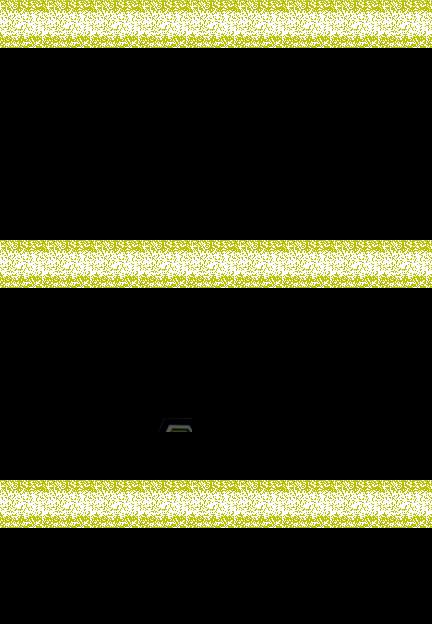

Tiled map render using the project's own tile images. Description and the map definition, with tile-layer contents summarised, below:
An orthogonal 9x13 tile map with 48x48 px tiles, 2 tile layers (background, sidewalk) and 2 objects.

<map version="1.0" tiledversion="1.0.3" orientation="orthogonal" renderorder="right-down" width="9" height="13" tilewidth="48" tileheight="48" nextobjectid="9">
 <tileset firstgid="1" source="stage.tsx" />
 <layer name="background" width="9" height="13">
  <data>[117 cells, 0 non-empty, 0 distinct tile ids]</data>
 </layer>
 <layer name="sidewalk" width="9" height="13">
  <data>[117 cells, 48 non-empty, 5 distinct tile ids]</data>
 </layer>
 <objectgroup color="#0100e100" name="car">
  <object id="4" x="288" y="386" width="96" height="42" />
  <object id="5" x="144" y="390" width="48" height="36" />
 </objectgroup>
</map>